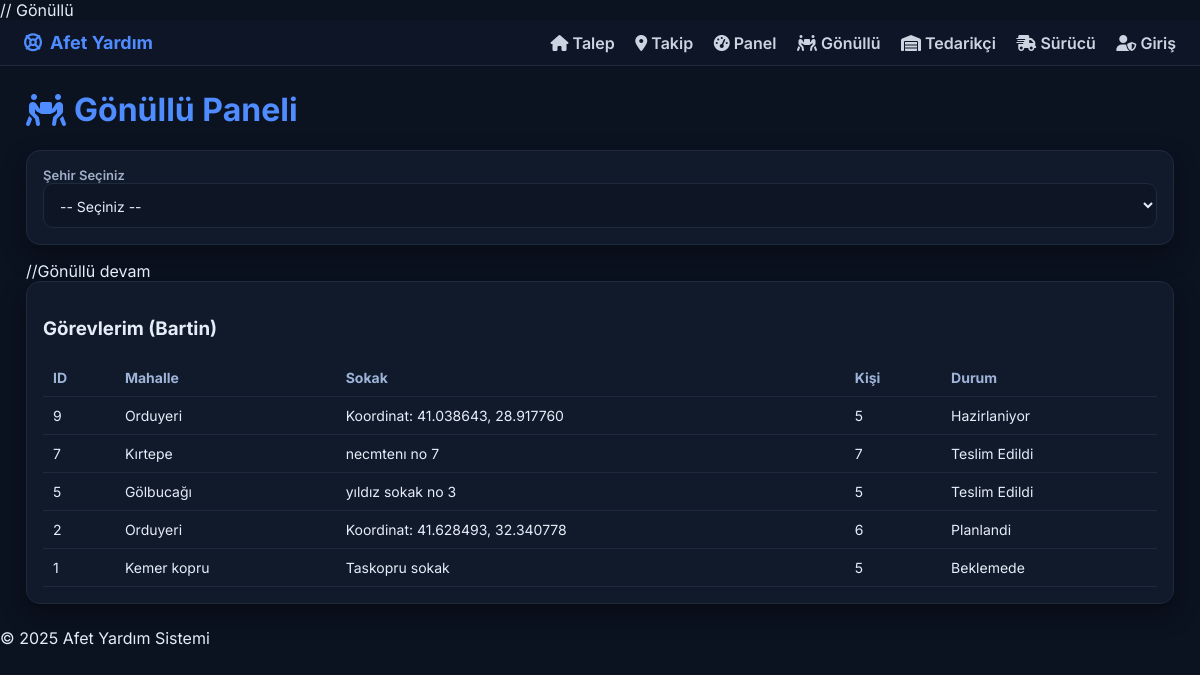
/volunteer.php?sehir=Bartin (signed in), run on the app's committed database.
### tables this page shows
CREATE TABLE `talepler` (
  `id` int(11) NOT NULL,
  `kullanici_id` int(11) DEFAULT NULL,
  `sehir` varchar(100) DEFAULT NULL,
  `mahalle` varchar(100) DEFAULT NULL,
  `sokak` varchar(255) DEFAULT NULL,
  `latitude` decimal(9,6) DEFAULT NULL,
  `longitude` decimal(9,6) DEFAULT NULL,
  `kisi_sayisi` int(11) NOT NULL,
  `aciliyet_seviyesi` varchar(20) DEFAULT 'Orta',
  `aciklama` text DEFAULT NULL,
  `ikamet` varchar(200) DEFAULT NULL,
  `telefon` varchar(50) DEFAULT NULL,
  `durum` varchar(30) DEFAULT 'Beklemede',
  `created_at` datetime DEFAULT current_timestamp()
);

### volunteer.php (the view, shortened to what this page needs)
<?php
require_once 'config/db.php';
include 'templates/header.php';
?>
<div class="container">
  <h1 class="title"><i class="fa-solid fa-people-carry-box"></i> Gönüllü Paneli</h1>
  <form method="GET" class="card">
    <label>Şehir Seçiniz</label>
    <select name="sehir" onchange="this.form.submit()">
      <option value="">-- Seçiniz --</option>
    </select>
  </form>
//Gönüllü devam
  <?php if(!empty($_GET['sehir'])): ?>
  <div class="card">
    <h3>Görevlerim (<?php echo htmlspecialchars($_GET['sehir']); ?>)</h3>
    <table class="table">
      <thead><tr><th>ID</th><th>Mahalle</th><th>Sokak</th><th>Kişi</th><th>Durum</th></tr></thead>
      <tbody>
        <?php
        $stmt = $pdo->prepare("SELECT * FROM talepler WHERE sehir=? ORDER BY created_at DESC");
        $stmt->execute([$_GET['sehir']]);
        foreach($stmt as $r){
          echo "<tr>
            <td>{$r['id']}</td><td>{$r['mahalle']}</td><td>{$r['sokak']}</td>
            <td>{$r['kisi_sayisi']}</td><td>{$r['durum']}</td>
          </tr>";
        }
        ?>
      </tbody>
    </table>
  </div>
  <?php endif; ?>
</div>
<?php include 'templates/footer.php'; ?>

### assets/css/style.css (style rules this page uses)
:root { --bg:#0b1220; --card:#111a2b; --border:#1f2a3d; --text:#e5edf8; --muted:#a1aec8; --primary:#4f8cff; --primary-dark:#3b6ed6; --accent:#22c55e; --warning:#f59e0b; --danger:#ef4444; }
* { box-sizing:border-box }
html,body { height:100% }
body { font-family:'Inter',system-ui,sans-serif;background:var(--bg);color:var(--text);margin:0 }
.container { max-width:1180px;margin:24px auto;padding:0 16px }
.title { color:var(--primary);display:flex;align-items:center;gap:8px;font-weight:700 }
.card { background:var(--card);border:1px solid var(--border);border-radius:14px;padding:16px;box-shadow:0 10px 24px rgba(0,0,0,.35);transition:.2s }
label { font-size:13px;color:var(--muted);font-weight:600 }
input,select,textarea,button { font-family:inherit }
input,select,textarea { width:100%;padding:12px;border:1px solid var(--border);border-radius:10px;background:#0e1626;color:var(--text);font-size:14px }
.table { width:100%;border-collapse:collapse }
.table th,.table td { border-bottom:1px solid var(--border);padding:10px;text-align:left;font-size:14px }
.table th { color:#9db3d8;font-weight:700 }

### data on the page
talepler: id "9", mahalle "Orduyeri", sokak "Koordinat: 41.038643, 28.917760", kisi_sayisi "5", durum "Hazirlaniyor"
talepler: id "7", mahalle "Kırtepe", sokak "necmtenı no 7", kisi_sayisi "7", durum "Teslim Edildi"
talepler: id "5", mahalle "Gölbucağı", sokak "yıldız sokak no 3", kisi_sayisi "5", durum "Teslim Edildi"
talepler: id "2", mahalle "Orduyeri", sokak "Koordinat: 41.628493, 32.340778", kisi_sayisi "6", durum "Planlandi"
talepler: id "1", mahalle "Kemer kopru", sokak "Taskopru sokak", kisi_sayisi "5", durum "Beklemede"

### other printed values
$_GET['sehir'] "Bartin"
